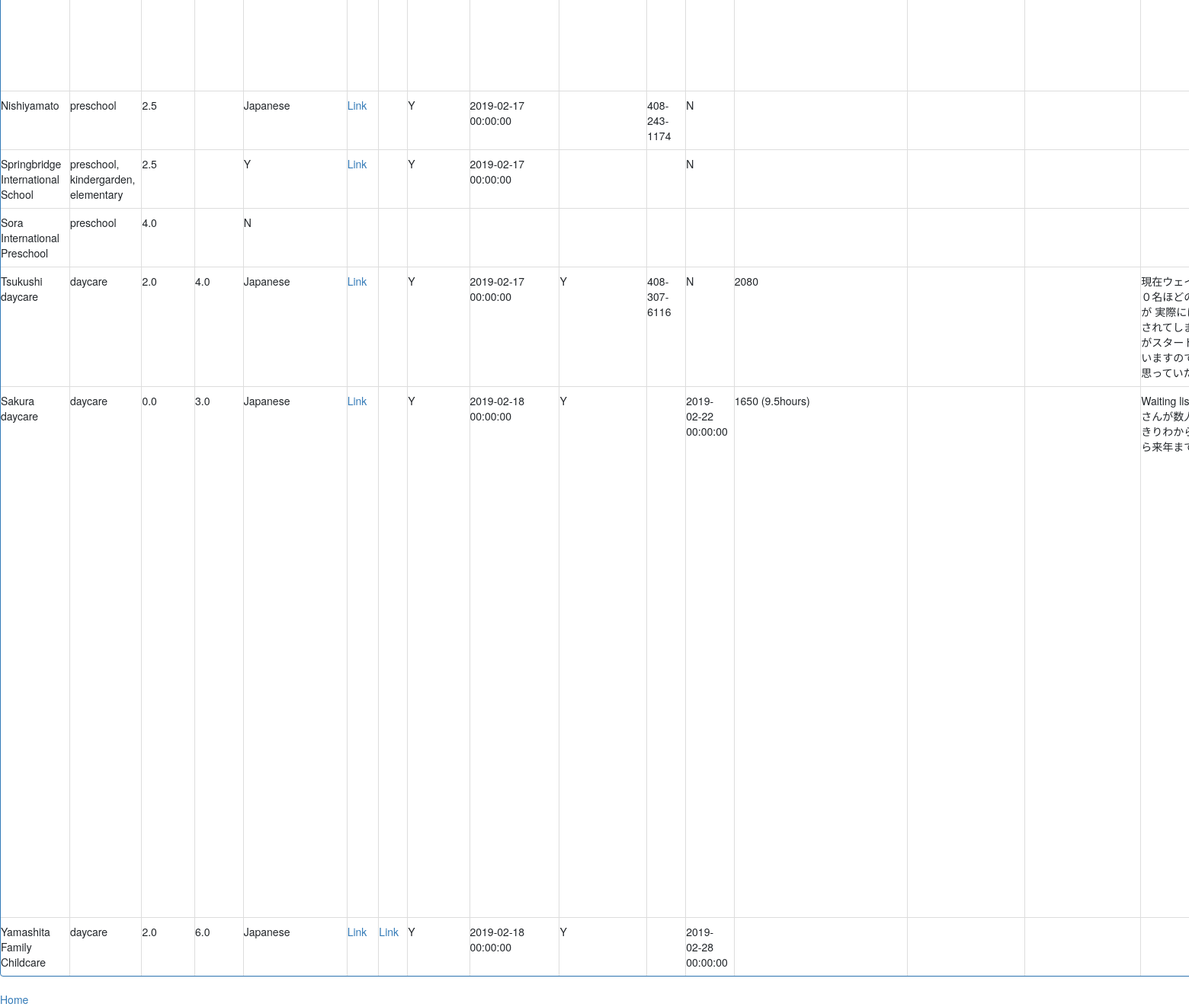
Before: /Tsukushi daycare (lower part) with the older database file.
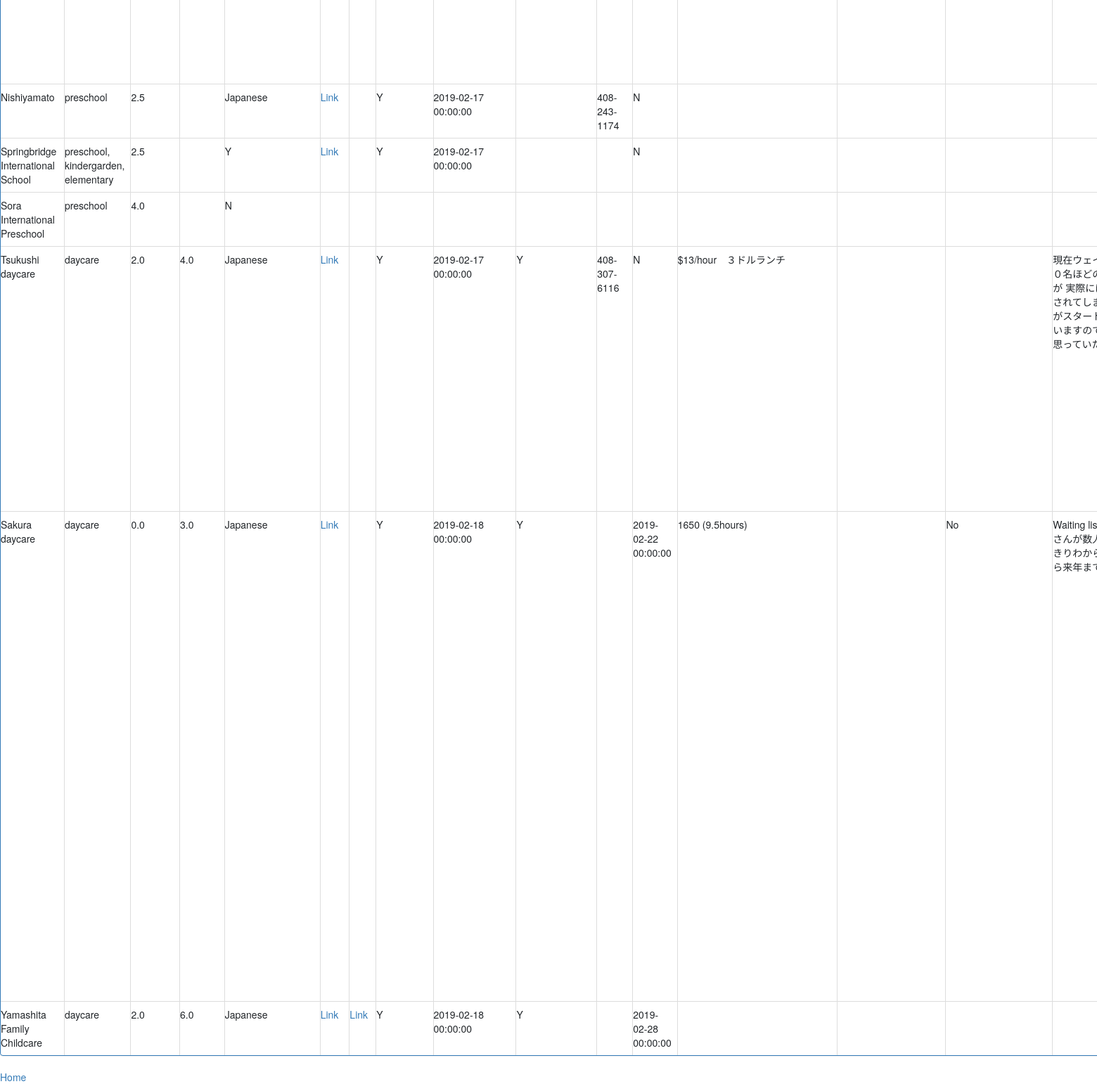
After: the same page with the newer database file.
### tables this page shows
CREATE TABLE DAYCARE (Name TEXT, type TEXT, AGEstart TEXT, AGEend TEXT, The_2nd_language TEXT, WEB TEXT, SSN TEXT, email_sent TEXT, email_sent_date TEXT, email_response TEXT, phone TEXT, visited TEXT, Monthly_fee_for_10_month_old_ TEXT, Pay_on_sliding_scale TEXT, Parenting_volunteer_ TEXT, The_length_of_your_waiting_list TEXT, The_cost_to_add_name_on_the_waiting_list TEXT, Provided_food_ TEXT, Holiday_schedule_ TEXT, Teacher_turn_over_rate TEXT, Teacher_kid_ratio TEXT, Outside_space TEXT, Drop_off_time TEXT, Pick_up_time TEXT, Rule_when_mother_cannot_pick_up_a_baby_on_time TEXT, TV_policy TEXT, Rough_1_day_schedule TEXT, Exit TEXT, only_accept_full_time TEXT, shoes TEXT, Comments TEXT);

### app.py (the view)
@app.route("/<string:name>")
def daycare_table(name):
    con = sql.connect("database.db")
    con.row_factory = sql.Row
    cur = con.cursor()
    cur.execute("select * from {}".format(TABLENAME))
    rows = cur.fetchall();
    column_names = rows[0].keys()
    return render_template("main.html", name=name,rows=rows, column_names=column_names)

### templates/main.html (shortened to what this page needs)
{% extends "layout.html" %}
{% block content %}
<div class="container">
    <div class="row">
        <div class="panel panel-primary filterable">
            <table class="table table-bordered">
                <tbody>
                {% for row in rows %}
                <tr>
                    {% for column in row.keys() %}
                        {% if 'http' in row[ column ] %}
                            <td><a href="{{row[ column ]}}">Link</a></td>
                        {% else %}
                            <td>{{row[ column ]}}</td>
                        {% endif %}
                    {% endfor %}
                </tr>
                {% endfor %}
                </tbody>
            </table>
        </div>
    </div>
    <a href="https://fairyonice.github.io/"> Home </a>
</div>
{% endblock %}

### templates/layout.html (shortened to what this page needs)
<!doctype html>
<html>
<head>
    <link rel="stylesheet" href="{{ url_for('static', filename='css/main.css') }}">
    <link rel="stylesheet" href="https://maxcdn.bootstrapcdn.com/bootstrap/4.2.1/css/bootstrap.min.css">
    <link href="//netdna.bootstrapcdn.com/bootstrap/3.1.0/css/bootstrap.min.css" rel="stylesheet" id="bootstrap-css">
</head>
<body>
{% block content %}{% endblock %}
</body>
</html>

### static/css/main.css (style rules this page uses)
* { margin-left: 0 !important; padding-left: 0 !important; }

Changed rows visible on the page:
changed DAYCARE "Tsukushi daycare": Monthly_fee_for_10_month_old_ "2080" → "$13/hour　３ドルランチ" (drawn)
changed DAYCARE "Sakura daycare": Parenting_volunteer_ empty → "No" (drawn)
Other visible differences:
new list line: "$13/hour ３ドルランチ"
new list line: "No"
list line gone: "2080"
